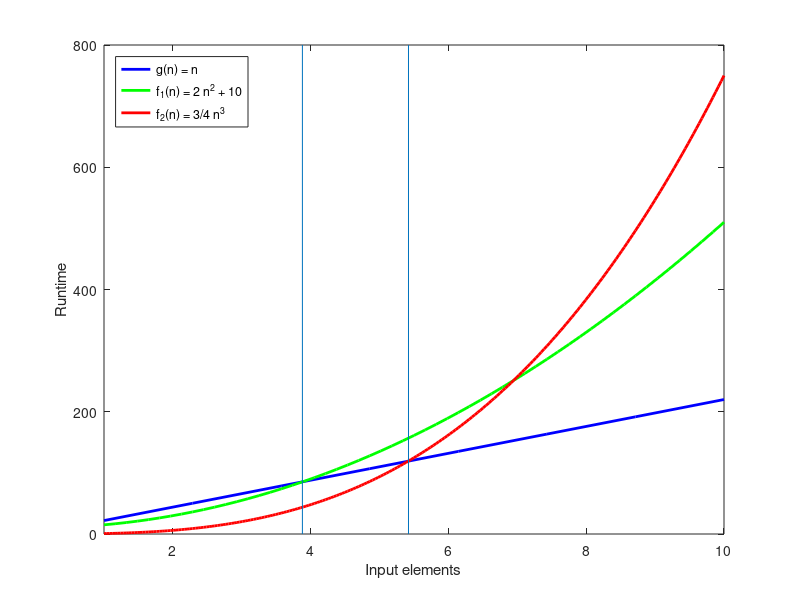

This chart was generated by the following MATLAB code:
close all;

figure;
fplot(@(x) 22*x, [1, 10], '-b', 'Linewidth', 2);
hold on;
fplot(@(x) 5*x^2 + 10, [1, 10], '-g', 'Linewidth', 2);
fplot(@(x) 0.75*x^3, [1, 10], '-r', 'Linewidth', 2);
line([3.88, 3.88],[0, 800]);
line([5.42, 5.42],[0, 800]);
%line([6.95, 6.95],[0, 800]);
hold off;

ylabel('Runtime');
xlabel('Input elements');
%title('Squared runtime');
legend('g(n) = n', 'f_1(n) = 2 n^2 + 10', 'f_2(n) = 3/4 n^3', 'Location', 'northwest');